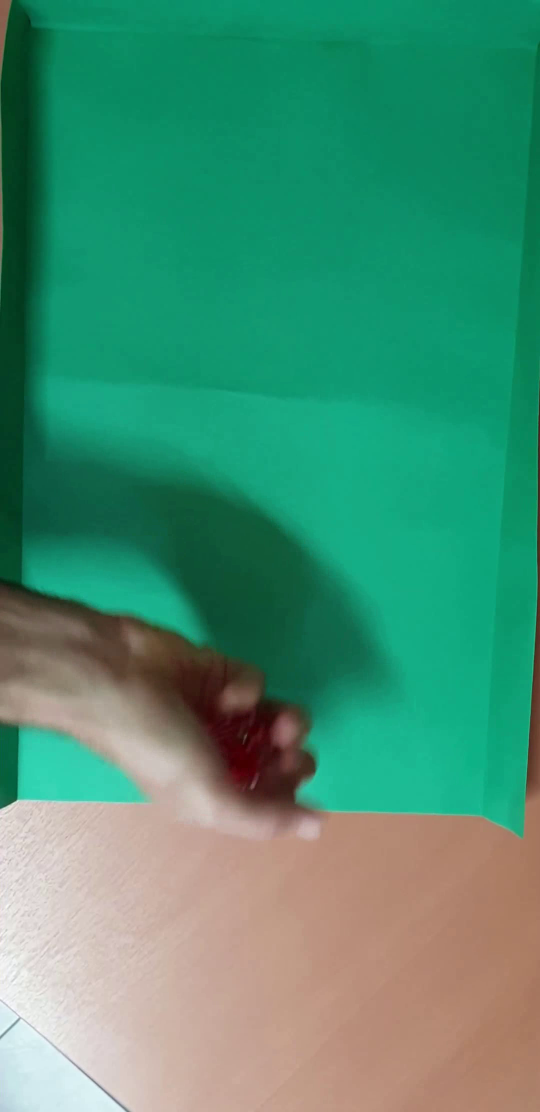
#> input picture frame 14 of Video1-procesado.mp4, 1080 x 2224 px, given in place of tirada_1.mp4, which was not available (shown at 1/2 size)
$ python main.py
#> lines starting #> are read from the running program, lines starting #| are printed output that depends on the picture; after the words box and inside, x2 and y2 are one past the last pixel; in counts of white or black regions, pixels touching at a corner belong together; pictures that were not available may be replaced by others from this repository, and a replacement may not be noted
import cv2
import numpy as np
import os

def recortar_transformar_hsv(frame):
    H_low, S_low, V_low = 0, 190, 50
    H_high, S_high, V_high = 100, 250, 230
    frame_hsv = cv2.cvtColor(frame, cv2.COLOR_BGR2HSV)
    frame_threshold = cv2.inRange(frame_hsv, (H_low, S_low, V_low), (H_high, S_high, V_high))
    white_pixels = np.column_stack(np.where(frame_threshold == 255))
    min_y, min_x = white_pixels.min(axis=0)
    max_y, max_x = white_pixels.max(axis=0)
    return min_x, min_y, max_x, max_y


def detectar_dados_rojos(frame):
    frame_hsv = cv2.cvtColor(frame, cv2.COLOR_BGR2HSV)
    rojo_bajo1, rojo_alto1 = np.array([0, 100, 50]), np.array([50, 255, 255])
    rojo_bajo2, rojo_alto2 = np.array([150, 100, 50]), np.array([200, 255, 255])
    mascara1 = cv2.inRange(frame_hsv, rojo_bajo1, rojo_alto1)
    mascara2 = cv2.inRange(frame_hsv, rojo_bajo2, rojo_alto2)
    return cv2.bitwise_or(mascara1, mascara2)


def detectar_ubicacion_dados(frame):
    num_labels, labels, stats, centroids = cv2.connectedComponentsWithStats(frame)
    caja_centroides = []
    for i in range(1, num_labels):
        x, y, w, h, area = stats[i]
        if 1500 < area < 5500 and 0.5 < w/h < 1.5:
            caja_centroides.append([x, y, w, h, centroids[i]])
    if len(caja_centroides) >= 3:
        return caja_centroides
    else:
        return []


# [24 lines left out: function calcular_cara, not called in this run]


def crear_caja_etiqueta(frame, box, num_img):
    centroides_act = []
    if box[num_img] != []:
        for caja in box[num_img]:
            x, y, w, h, centroides = caja
            centroides_act.append(centroides)
            # Dibujar el rectángulo
            cv2.rectangle(frame, (x, y), (x + w, y + h), color=(255, 0, 0), thickness=5)

        centroides_ant = [box[4] for box in box[num_img - 1]]

        centroides_act.sort(key=lambda coord: np.linalg.norm(coord))
        centroides_ant.sort(key=lambda coord: np.linalg.norm(coord))

        for c_act, c_ant in zip(centroides_act, centroides_ant):
            if c_ant[0]-10 < c_act[0] < c_ant[0]+10 and c_ant[1]-10 < c_act[1] < c_ant[1]+10:
                for i in box[num_img]:
                    if list(i[4]) == list(c_act):
                        num_cara = calcular_cara(frame,i)
                        cv2.putText(frame, f'Valor es: {num_cara}', (i[0]-10, i[1] - 10), cv2.FONT_HERSHEY_SIMPLEX,
                            fontScale=0.75, color=(0, 255, 0), thickness=2)

    return frame


def procesar_video(video_path, output_path):
#> called with video_path = 'tirada_1.mp4', output_path = 'Video1-procesado.mp4'
    cap = cv2.VideoCapture(video_path)
    width, height = int(cap.get(cv2.CAP_PROP_FRAME_WIDTH)), int(cap.get(cv2.CAP_PROP_FRAME_HEIGHT))
    fps, n_frames = int(cap.get(cv2.CAP_PROP_FPS)), int(cap.get(cv2.CAP_PROP_FRAME_COUNT))
    out = cv2.VideoWriter(output_path, cv2.VideoWriter_fourcc(*'mp4v'), fps, (width, height))
    boxes = []
    for frame_number in range(n_frames):
        ret, frame = cap.read()
        if not ret:
            break
        if frame_number == 0:
            x, y, w, h = recortar_transformar_hsv(frame)
        frame_cropped = frame[y + 20:y + h - 100, x + 20:x + w - 20]
        bin_dados = detectar_dados_rojos(frame_cropped)
        boxes.append(detectar_ubicacion_dados(bin_dados))
        frame_final = crear_caja_etiqueta(frame_cropped, boxes, frame_number)
        frame[y + 20:y + h - 100, x + 20:x + w - 20] = frame_final
        out.write(frame)
#> this loop made 31 passes
#> (min_y in recortar_transformar_hsv, min_x in recortar_transformar_hsv, max_y in recortar_transformar_hsv, max_x in recortar_transformar_hsv, x, y, w, h) on pass 1: (0, 0, 1669, 1079, 0, 0, 1079, 1669)
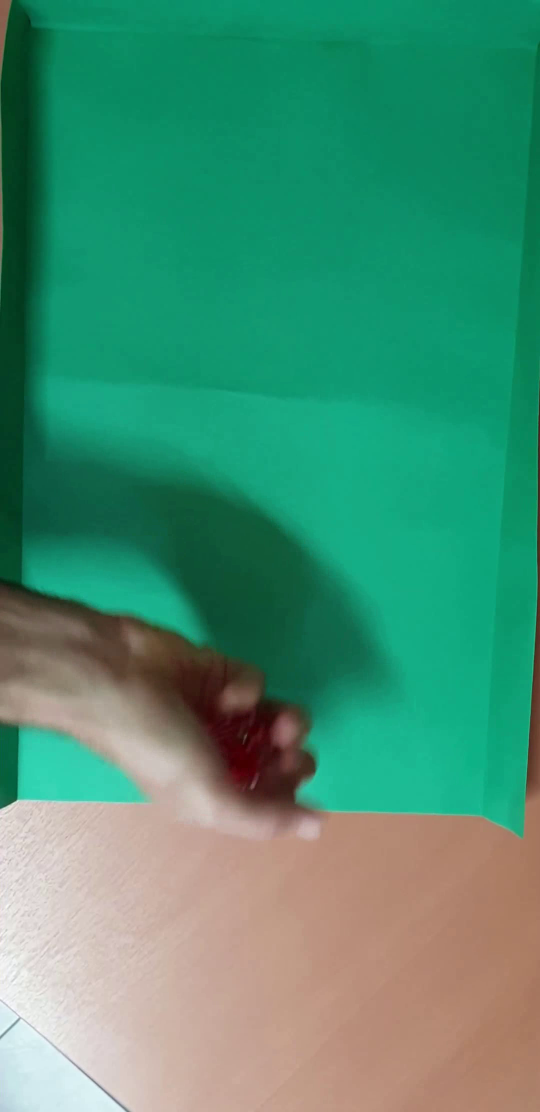
#> input picture frame 14 of Video1-procesado.mp4, 1080 x 2224 px, given in place of tirada_1.mp4, which was not available (shown at 1/2 size)
#> pass 1, in recortar_transformar_hsv, `frame_threshold = cv2.inRange(frame_hsv, (H_low, S_low, V_low), (H_hig..`:
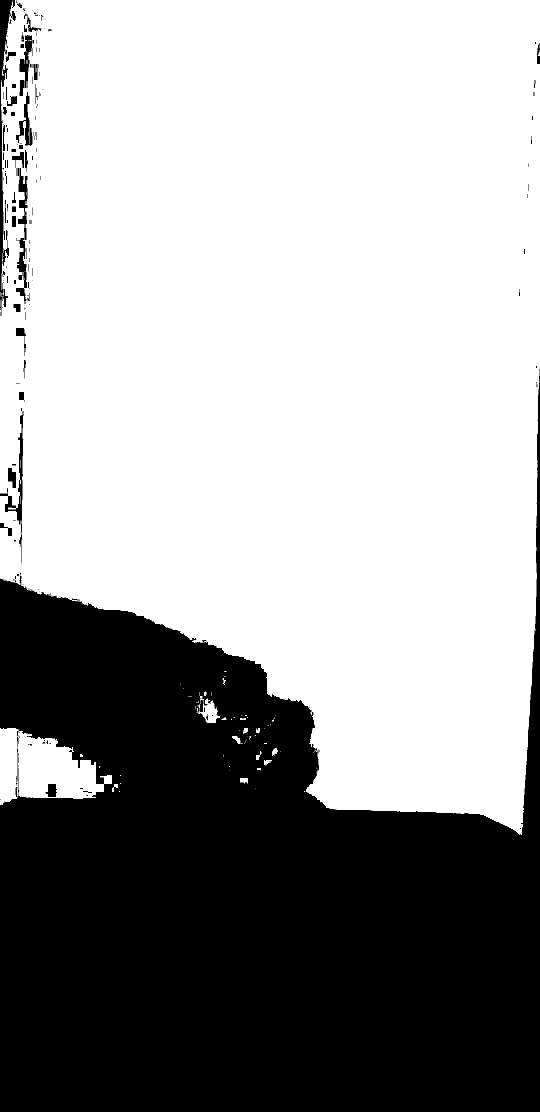
#> frame_threshold: shape (2224, 1080) (shown at 1/2 size); 63.4% white; 262 black regions (193 under 20 px), largest, box (x1, y1, x2, y2) and area: (0, 738, 1080, 2224) 859632, (0, 0, 30, 632) 4760, (0, 816, 47, 1126) 2038
#> pass 1, in procesar_video, `frame_cropped = frame[y + 20:y + h - 100, x + 20:x + w - 20]`:
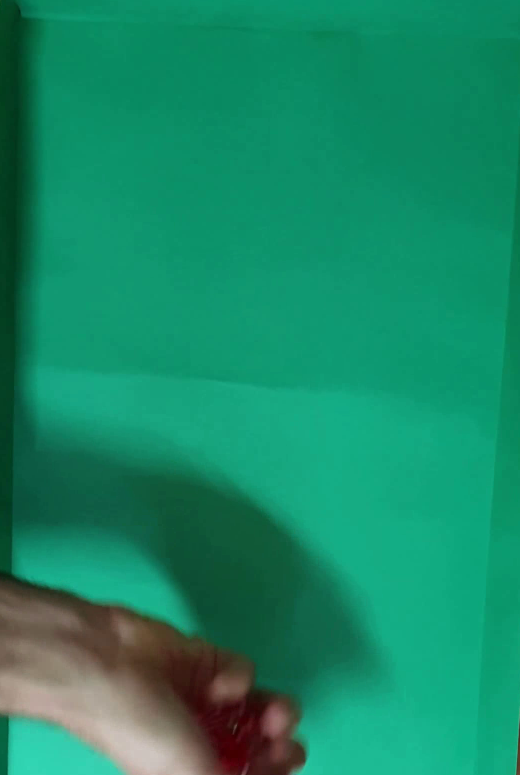
#> frame_cropped: shape (1549, 1039, 3) (shown at 1/2 size); mean B, G, R 101.5, 136.8, 24.1
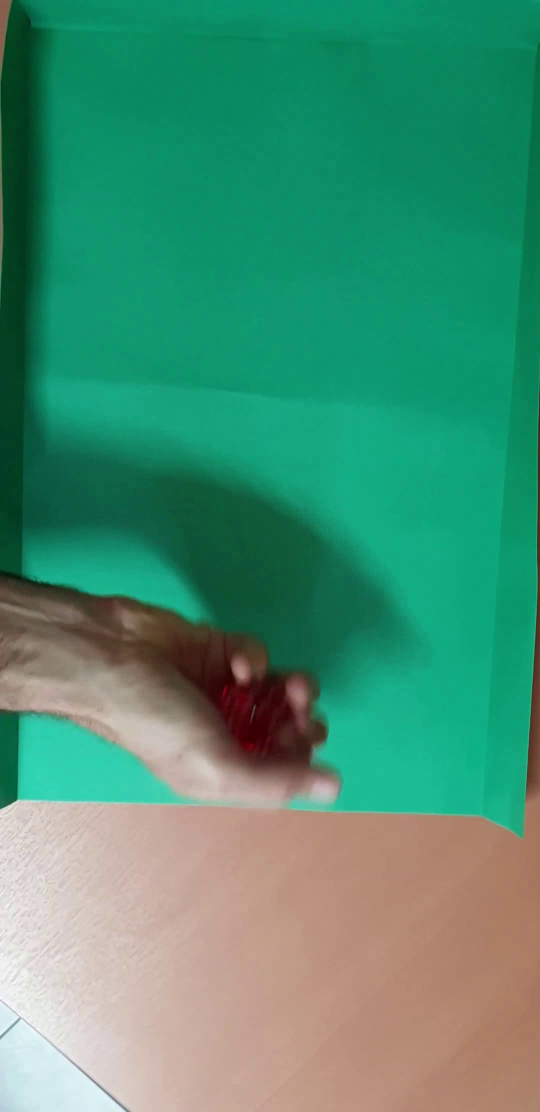
#> input picture frame 15 of Video1-procesado.mp4, 1080 x 2224 px, given in place of tirada_1.mp4, which was not available (shown at 1/2 size)
#> after the loop:
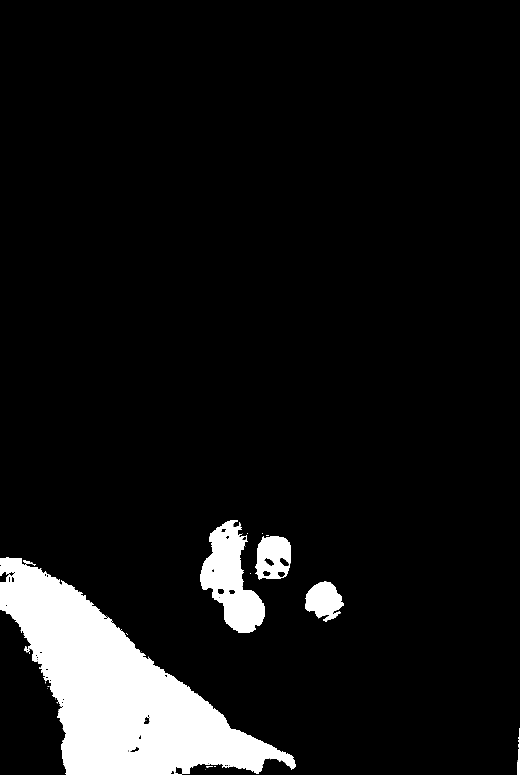
#> bin_dados: shape (1549, 1039) (shown at 1/2 size); 8.2% white; 43 white regions (36 under 20 px), largest, box (x1, y1, x2, y2) and area: (0, 1114, 592, 1549) 107240, (400, 1040, 530, 1266) 15377, (510, 1072, 582, 1160) 4698
#> after the loop:
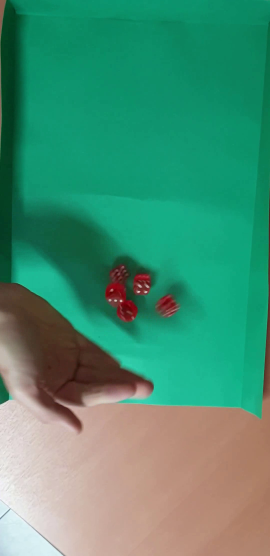
#> frame: shape (2224, 1080, 3) (shown at 1/4 size); mean B, G, R 114.6, 143.1, 72.5
#> after the loop:
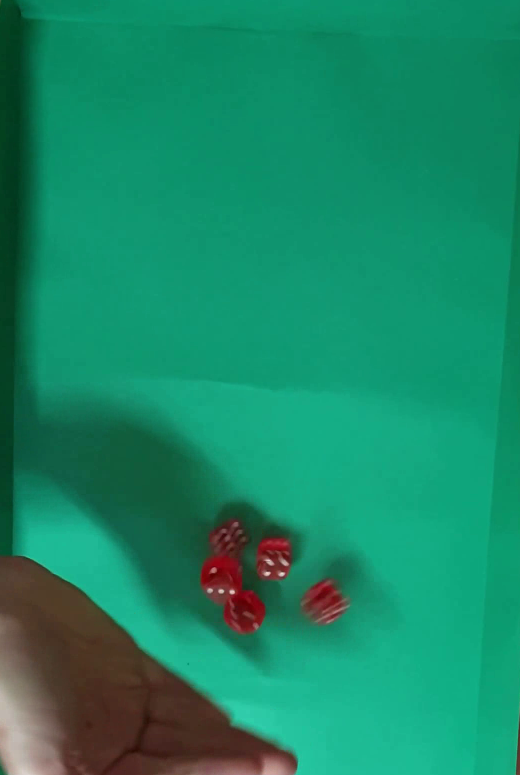
#> frame_cropped: shape (1549, 1039, 3) (shown at 1/2 size); mean B, G, R 101.8, 136.2, 24.7
#> after the loop, boxes = 30 items, first 6: [], [], [], [], [], []
    cap.release()
    out.release()


# Procesar múltiples videos
for i in range(1, 5):
    procesar_video(f'tirada_{i}.mp4', f'Video{i}-procesado.mp4')
    print(f'Video {i} procesado')

$ run again, starting later in the video
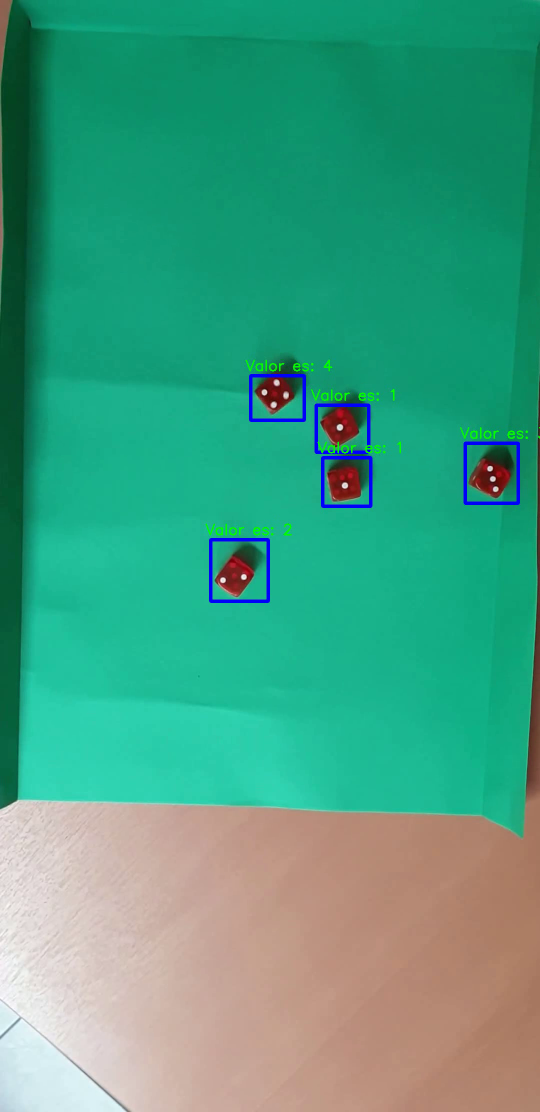
#> input picture frame 65 of Video1-procesado.mp4, 1080 x 2224 px, given in place of tirada_1.mp4, which was not available (shown at 1/2 size)
#> the loop in procesar_video, `for frame_number in range(n_frames):` made 31 passes
#> (min_y in recortar_transformar_hsv, min_x in recortar_transformar_hsv, max_y in recortar_transformar_hsv, max_x in recortar_transformar_hsv, x, y, w, h) on pass 1: (0, 0, 1669, 1079, 0, 0, 1079, 1669)
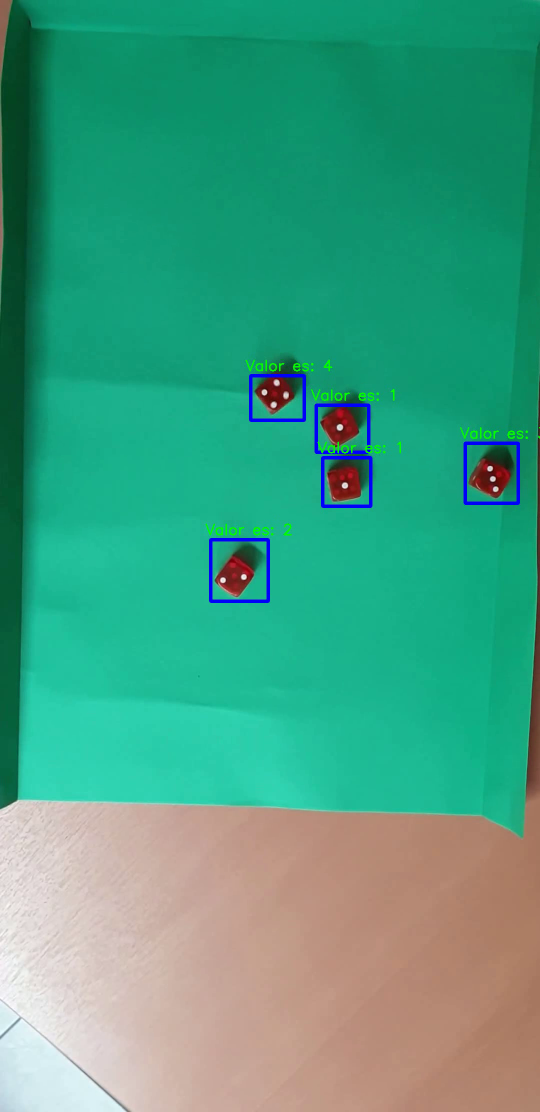
#> input picture frame 65 of Video1-procesado.mp4, 1080 x 2224 px, given in place of tirada_1.mp4, which was not available (shown at 1/2 size)
#> pass 1, in recortar_transformar_hsv, `frame_threshold = cv2.inRange(frame_hsv, (H_low, S_low, V_low), (H_hig..`:
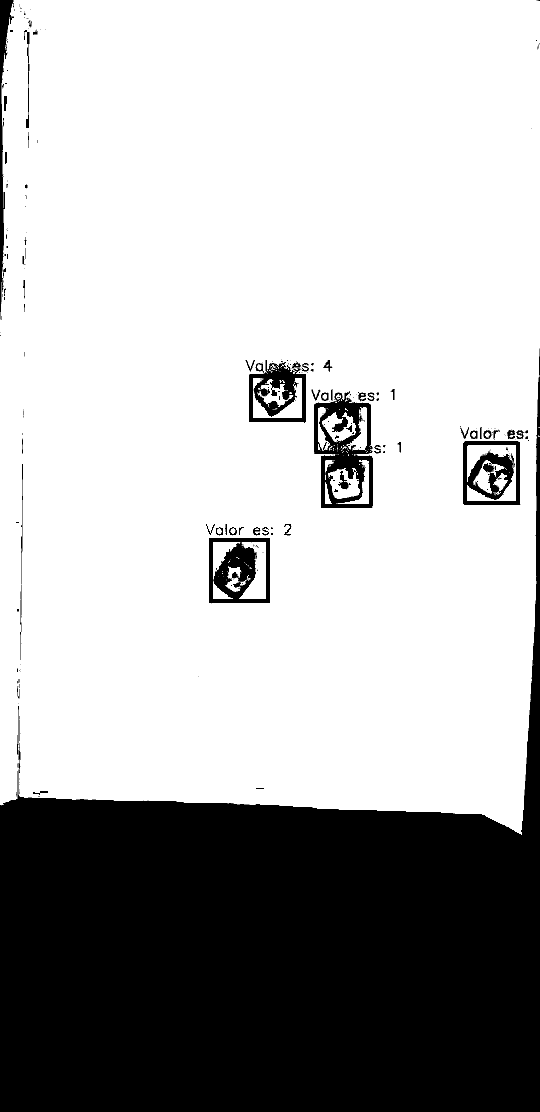
#> frame_threshold: shape (2224, 1080) (shown at 1/2 size); 70% white; 350 black regions (282 under 20 px), largest, box (x1, y1, x2, y2) and area: (0, 697, 1080, 2224) 671207, (628, 782, 746, 1016) 13486, (418, 1076, 540, 1206) 9165
#> after the loop in procesar_video, `for frame_number in range(n_frames):`:
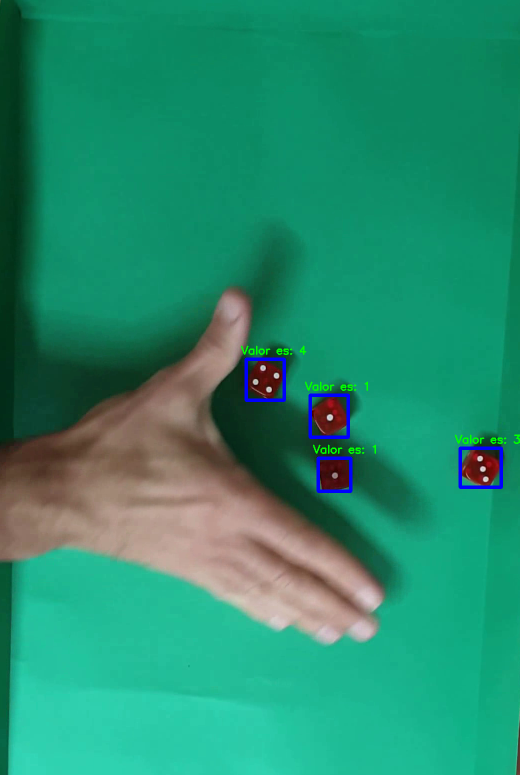
#> frame_cropped: shape (1549, 1039, 3) (shown at 1/2 size); mean B, G, R 108.9, 140.5, 37.8
#> after the loop in procesar_video, `for frame_number in range(n_frames):`: boxes = 30 items

$ run again, starting later in the video
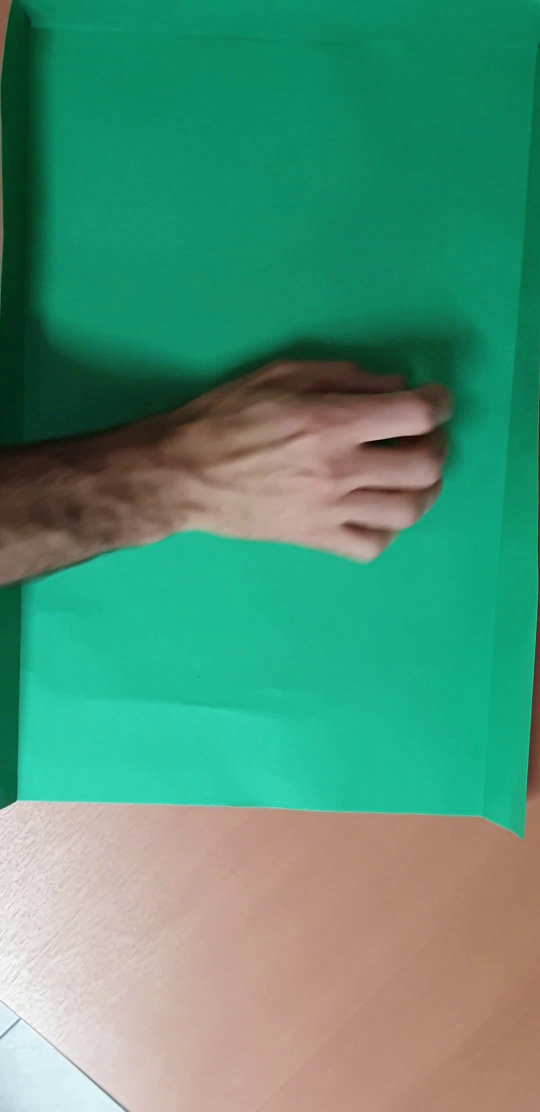
#> input picture frame 116 of Video1-procesado.mp4, 1080 x 2224 px, given in place of tirada_1.mp4, which was not available (shown at 1/2 size)
#> the loop in procesar_video, `for frame_number in range(n_frames):` made 31 passes
#> (min_y in recortar_transformar_hsv, min_x in recortar_transformar_hsv, max_y in recortar_transformar_hsv, max_x in recortar_transformar_hsv, x, y, w, h) on pass 1: (0, 0, 1669, 1079, 0, 0, 1079, 1669)
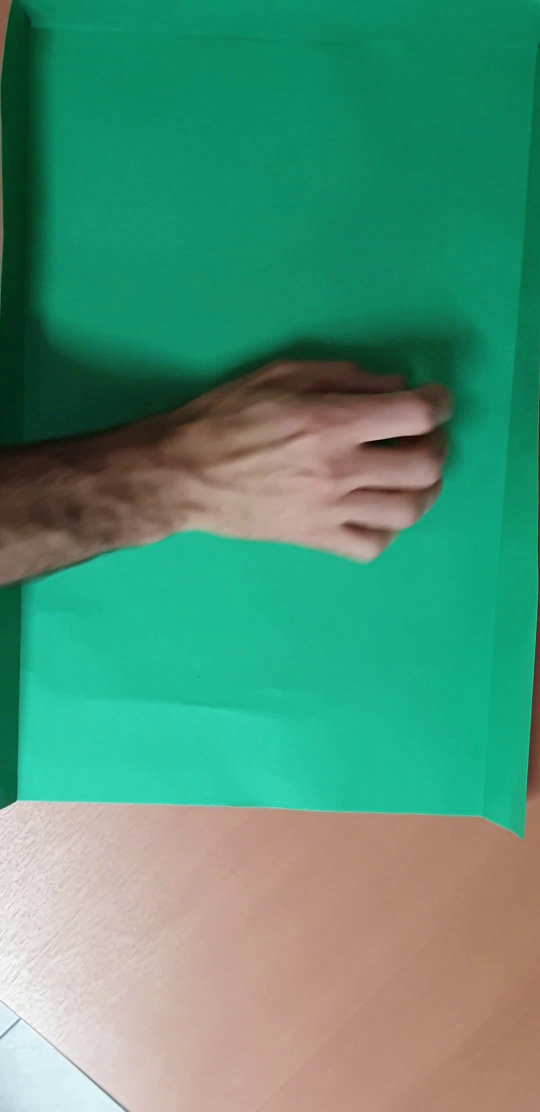
#> input picture frame 116 of Video1-procesado.mp4, 1080 x 2224 px, given in place of tirada_1.mp4, which was not available (shown at 1/2 size)
#> pass 1, in recortar_transformar_hsv, `frame_threshold = cv2.inRange(frame_hsv, (H_low, S_low, V_low), (H_hig..`:
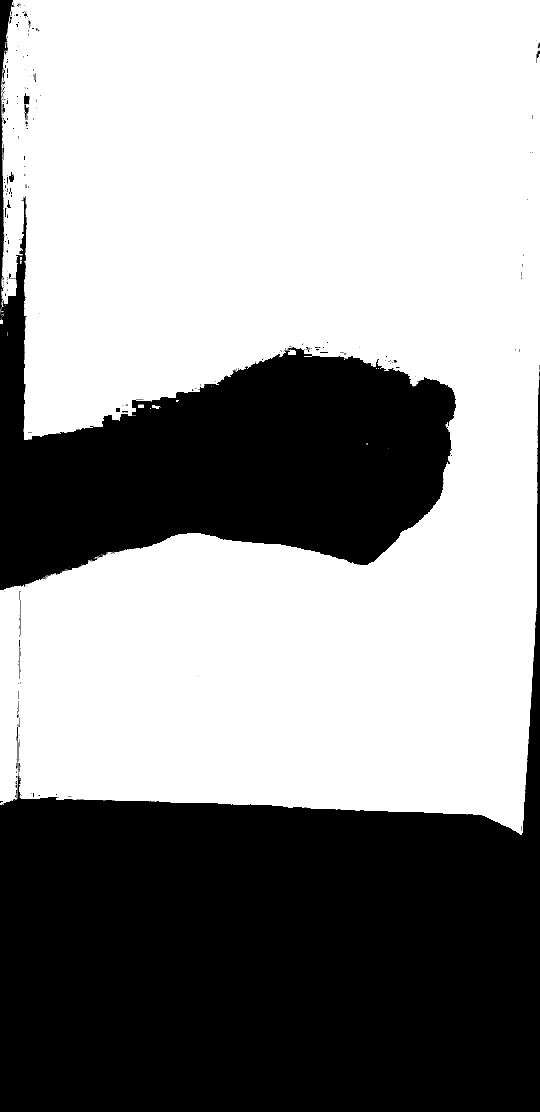
#> frame_threshold: shape (2224, 1080) (shown at 1/2 size); 59.3% white; 301 black regions (268 under 20 px), largest, box (x1, y1, x2, y2) and area: (0, 742, 1080, 2224) 668545, (0, 0, 912, 1180) 306444, (48, 186, 59, 210) 182
#> after the loop in procesar_video, `for frame_number in range(n_frames):`:
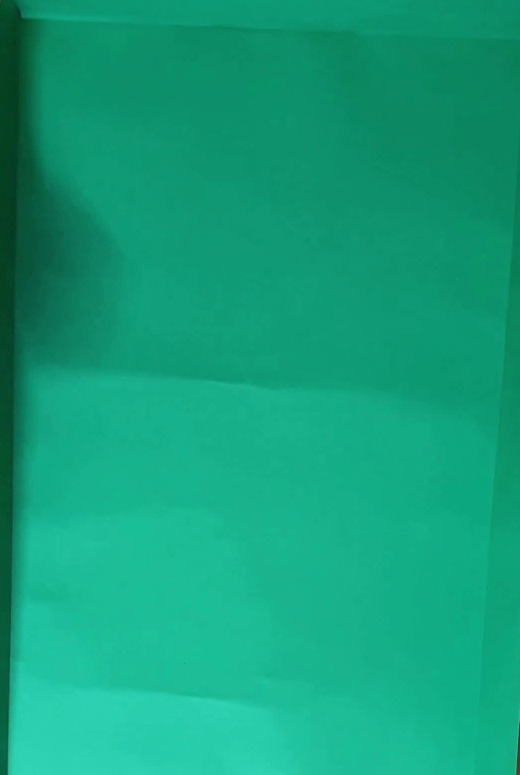
#> frame_cropped: shape (1549, 1039, 3) (shown at 1/2 size); mean B, G, R 123, 159.7, 18.9
#> after the loop in procesar_video, `for frame_number in range(n_frames):`: boxes = 30 items, first 6: [], [], [], [], [], []
